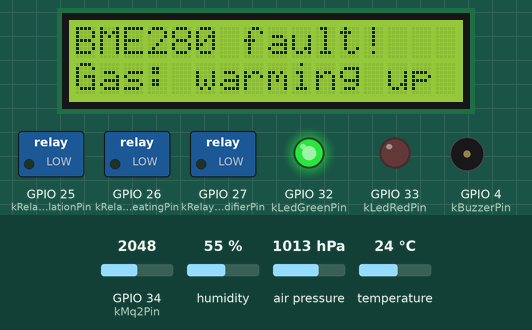
A program run on a simulated ESP32. Parts: 16×2 character LCD, switched loads named in the program (green lamp = pin HIGH), output pins drawn as LEDs (lit = HIGH), buzzer (waves = sounding, pin HIGH). The test bench sets the inputs (shaded band); at power-on: humidity 55 %, temperature 24 °C, GPIO 34 (kMq2Pin) = 2048, air pressure 1013 hPa. WiFi joins after 1.5 s; servers stay silent unless stated; storage starts empty; no MQTT or app messages arrive unless stated; nothing arrives over Bluetooth unless stated.

Above: at 1.2 s.
1.3 s: humidity set to 41 %
5.4 s: humidity set to 38 %
At 8.6 s:
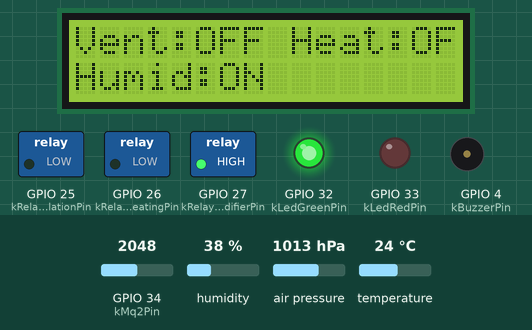
9.5 s: temperature set to 18.3 °C
At 12.9 s:
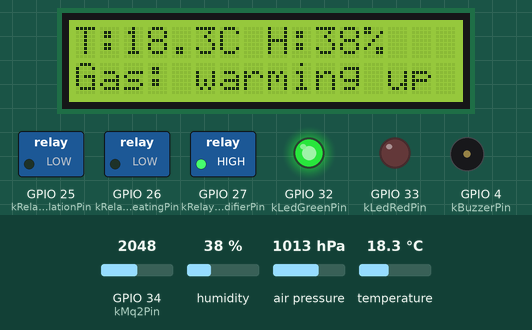
13.6 s: temperature set to 17.2 °C
At 17.1 s:
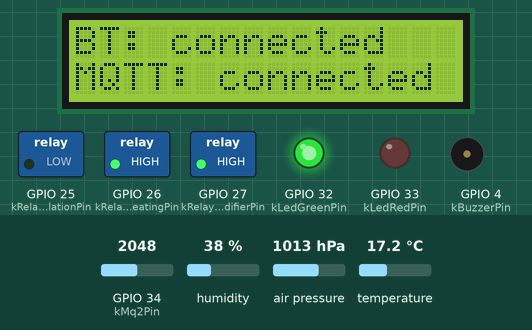
17.6 s: humidity set to 59 %
21.6 s: humidity set to 62 %
At 26.35 s:
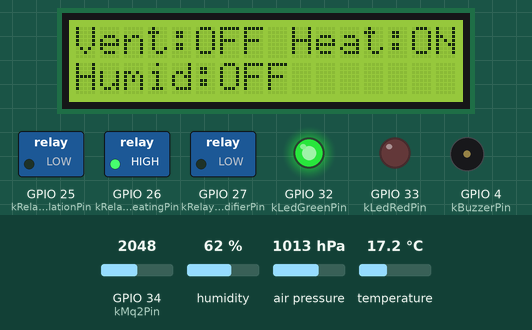
Timing chart, 0 to 26.6 s (numbered marks = the images above; inputs shaded):
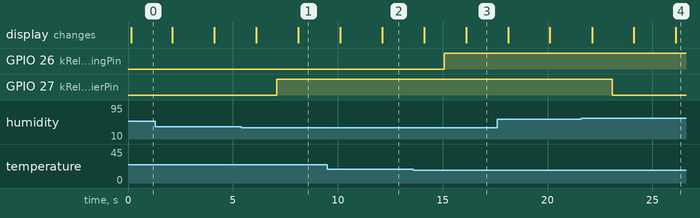

Measured:
- the behaviour switches between 40 and 39 % on humidity (found by bisection; images 0 and 1)
- the behaviour switches between 18 and 17.9 °C on temperature (found by bisection; images 2 and 3)
- the behaviour switches between 60 and 61 % on humidity (found by bisection; images 3 and 4)
- after the input at 5.4 s, GPIO 27 (kRelayHumidifierPin): LOW → HIGH after 1.7 s; the display: first differs from a run without the input after 2.7 s (image 1)
- after the input at 13.6 s, GPIO 26 (kRelayHeatingPin): LOW → HIGH after 1.5 s
- after the input at 21.6 s, GPIO 27 (kRelayHumidifierPin): HIGH → LOW after 1.5 s

The program:

main.cpp
```cpp
// ESP32 air-quality monitoring/control firmware.
// Implements the architecture described in ../docs/thesis.md sections 2.1-2.4:
// FreeRTOS tasks split across both cores (Table 2.9), BME280 + MQ-2 sensing,
// hysteresis-based relay control (Table 2.8), LCD + buzzer indication,
// Bluetooth SPP and MQTT telemetry, and LittleFS event logging.
#include <Arduino.h>

#include "control_logic/ClimateController.h"
#include "Config.h"
#include "SharedState.h"
#include "SensorManager.h"
#include "RelayDriver.h"
#include "AlarmIndicator.h"
#include "DisplayManager.h"
#include "EventLogger.h"
#include "BluetoothTelemetry.h"
#include "MqttTelemetry.h"

SharedState gState;

namespace {

SensorManager gSensors;
RelayDriver gRelays;
AlarmIndicator gAlarmIndicator;
DisplayManager gDisplay;
EventLogger gLogger;
BluetoothTelemetry gBluetooth;
MqttTelemetry gMqtt;
control::ClimateController gController(control::ClimateThresholds{});

bool gAlarmWasActive = false;

void taskSensors(void*) {
    const TickType_t period = pdMS_TO_TICKS(cfg::kSensorPollIntervalMs);
    TickType_t lastWake = xTaskGetTickCount();
    for (;;) {
        const float t = gSensors.readTemperatureC();
        const float h = gSensors.readHumidityPct();
        const float p = gSensors.readPressureHpa();
        const float gas = gSensors.readGasPpm();
        const bool warm = gSensors.warmupComplete();
        const bool bmeOk = gSensors.bme280Ok();

        gState.with([&](SystemSnapshot& s) {
            s.temperatureC = t;
            s.humidityPct = h;
            s.pressureHpa = p;
            s.gasPpm = gas;
            s.warmupComplete = warm;
            s.bme280Ok = bmeOk;
        });

        vTaskDelayUntil(&lastWake, period);
    }
}

void taskControl(void*) {
    const TickType_t period = pdMS_TO_TICKS(cfg::kControlIntervalMs);
    TickType_t lastWake = xTaskGetTickCount();
    for (;;) {
        SystemSnapshot snap = gState.read();

        // Until the MQ-2 warm-up finishes, gas readings are unreliable
        // (thesis 2.4): keep relays driven by temperature/humidity only by
        // feeding a "safe" gas value into the controller during warm-up.
        const float gasForControl = snap.warmupComplete ? snap.gasPpm : 0.0f;

        control::ClimateOutputs out =
            gController.update(snap.temperatureC, snap.humidityPct, gasForControl, millis());

        if (!snap.manualOverrideActive) {
            gRelays.apply(out);
        }
        gAlarmIndicator.setAlarm(out.gasAlarm);

        gState.with([&](SystemSnapshot& s) { s.outputs = out; });

        if (out.gasAlarm && !gAlarmWasActive) {
            gLogger.log(EventLogger::Level::Error, "gas_alarm_triggered");
        } else if (!out.gasAlarm && gAlarmWasActive) {
            gLogger.log(EventLogger::Level::Info, "gas_alarm_cleared");
        }
        gAlarmWasActive = out.gasAlarm;

        vTaskDelayUntil(&lastWake, period);
    }
}

void taskAlarmWatch(void*) {
    // Faster-cadence safety net on top of TaskControl (thesis Table 2.9:
    // "TaskAlarm ... critical priority, checks emergency thresholds, forced
    // control"): reacts within 500 ms instead of waiting for the 1 s control
    // cycle if gas readings spike between control-task iterations.
    const TickType_t period = pdMS_TO_TICKS(cfg::kAlarmTaskIntervalMs);
    TickType_t lastWake = xTaskGetTickCount();
    for (;;) {
        const SystemSnapshot snap = gState.read();
        if (snap.warmupComplete && snap.gasPpm > control::ClimateThresholds{}.gasAlarmPpm) {
            gAlarmIndicator.setAlarm(true);
        }
        vTaskDelayUntil(&lastWake, period);
    }
}

void taskLcd(void*) {
    const TickType_t period = pdMS_TO_TICKS(cfg::kLcdRefreshIntervalMs);
    TickType_t lastWake = xTaskGetTickCount();
    for (;;) {
        const SystemSnapshot snap = gState.read();
        if (snap.outputs.gasAlarm) {
            gDisplay.showFireAlarm();
        } else {
            gDisplay.showNextMode(snap, gBluetooth.connected(), gMqtt.connected());
        }
        vTaskDelayUntil(&lastWake, period);
    }
}

void taskBluetooth(void*) {
    const TickType_t period = pdMS_TO_TICKS(cfg::kBluetoothTelemetryIntervalMs);
    TickType_t lastWake = xTaskGetTickCount();
    for (;;) {
        gBluetooth.sendSnapshot(gState.read());
        vTaskDelayUntil(&lastWake, period);
    }
}

void taskMqtt(void*) {
    const TickType_t period = pdMS_TO_TICKS(cfg::kMqttTelemetryIntervalMs);
    TickType_t lastWake = xTaskGetTickCount();
    for (;;) {
        gMqtt.loop();
        gMqtt.publishSnapshot(gState.read());
        vTaskDelayUntil(&lastWake, period);
    }
}

void taskLogger(void*) {
    const TickType_t period = pdMS_TO_TICKS(cfg::kLogIntervalMs);
    TickType_t lastWake = xTaskGetTickCount();
    for (;;) {
        const SystemSnapshot snap = gState.read();
        char msg[96];
        snprintf(msg, sizeof(msg), "t=%.1f h=%.1f gas=%.0f vent=%d heat=%d hum=%d",
                 snap.temperatureC, snap.humidityPct, snap.gasPpm,
                 snap.outputs.ventilation, snap.outputs.heating, snap.outputs.humidifier);
        gLogger.log(EventLogger::Level::Info, msg);
        vTaskDelayUntil(&lastWake, period);
    }
}

} // namespace

void setup() {
    Serial.begin(115200);

    gAlarmIndicator.begin();
    gRelays.begin();
    if (!gSensors.begin()) {
        Serial.println("WARN: BME280 not responding, continuing in degraded mode");
    }
    gDisplay.begin();
    if (!gLogger.begin()) {
        Serial.println("WARN: LittleFS mount failed, event logging disabled");
    }
    gBluetooth.begin();
    gMqtt.begin();

    // Core 1: sensing and control (thesis Table 2.9 -- highest/critical priority)
    xTaskCreatePinnedToCore(taskAlarmWatch, "TaskAlarm", 4096, nullptr, 6, nullptr, 1);
    xTaskCreatePinnedToCore(taskSensors, "TaskSensors", 4096, nullptr, 5, nullptr, 1);
    xTaskCreatePinnedToCore(taskControl, "TaskControl", 4096, nullptr, 5, nullptr, 1);
    xTaskCreatePinnedToCore(taskLcd, "TaskLCD", 4096, nullptr, 3, nullptr, 1);

    // Core 0: connectivity and logging
    xTaskCreatePinnedToCore(taskLogger, "TaskLogger", 4096, nullptr, 1, nullptr, 0);
    xTaskCreatePinnedToCore(taskBluetooth, "TaskBluetooth", 4096, nullptr, 3, nullptr, 0);
    xTaskCreatePinnedToCore(taskMqtt, "TaskMQTT", 8192, nullptr, 3, nullptr, 0);
}

void loop() {
    // All work happens in the FreeRTOS tasks created in setup().
    vTaskDelay(pdMS_TO_TICKS(1000));
}
```

AlarmIndicator.h
```cpp
#pragma once

#include <Arduino.h>
#include "Config.h"

// Buzzer + status LEDs (thesis section 1.1: buzzer activates and the
// display shows "Fire" on critical gas concentration).
class AlarmIndicator {
public:
    void begin() {
        pinMode(cfg::kBuzzerPin, OUTPUT);
        pinMode(cfg::kLedGreenPin, OUTPUT);
        pinMode(cfg::kLedRedPin, OUTPUT);
        digitalWrite(cfg::kLedGreenPin, HIGH); // power indicator, on whenever the firmware is running
    }

    void setAlarm(bool active) {
        digitalWrite(cfg::kBuzzerPin, active ? HIGH : LOW);
        digitalWrite(cfg::kLedRedPin, active ? HIGH : LOW);
    }
};
```

BluetoothTelemetry.h
```cpp
#pragma once

#include <BluetoothSerial.h>
#include "Config.h"
#include "SharedState.h"

// Bluetooth SPP telemetry (thesis section 2.4): broadcasts a text line every
// 5 s in the format documented in Table 1.1.
class BluetoothTelemetry {
public:
    void begin() { bt_.begin(cfg::kBluetoothDeviceName); }

    bool connected() { return bt_.hasClient(); }

    void sendSnapshot(const SystemSnapshot& s) {
        if (!bt_.hasClient()) return;
        bt_.printf(
            "Gas contamination: %.0f / Temperature: %.1f C / Humidity: %.0f %% / "
            "Relay1(Vent): %s / Relay2(Heat): %s / Relay3(Humid): %s / Alarm: %s\n",
            s.gasPpm, s.temperatureC, s.humidityPct,
            s.outputs.ventilation ? "ON" : "OFF",
            s.outputs.heating ? "ON" : "OFF",
            s.outputs.humidifier ? "ON" : "OFF",
            s.outputs.gasAlarm ? "ON" : "OFF");
    }

private:
    BluetoothSerial bt_;
};
```

DisplayManager.h
```cpp
#pragma once

#include <LiquidCrystal_I2C.h>
#include "Config.h"
#include "SharedState.h"

// Cycles through the three display modes from thesis Table 1.1 / section 1.4:
// 1. sensor readings, 2. relay states, 3. wireless-connection status.
class DisplayManager {
public:
    void begin() {
        lcd_.init();
        lcd_.backlight();
    }

    void showNextMode(const SystemSnapshot& s, bool bluetoothConnected, bool mqttConnected) {
        lcd_.clear();
        switch (mode_) {
            case Mode::Readings: renderReadings(s); break;
            case Mode::RelayStates: renderRelayStates(s); break;
            case Mode::ConnectionStatus: renderConnectionStatus(bluetoothConnected, mqttConnected); break;
        }
        mode_ = static_cast<Mode>((static_cast<int>(mode_) + 1) % 3);
    }

    void showFireAlarm() {
        lcd_.clear();
        lcd_.setCursor(0, 0);
        lcd_.print("** FIRE/GAS  **");
        lcd_.setCursor(0, 1);
        lcd_.print("Ventilating...");
    }

private:
    enum class Mode { Readings, RelayStates, ConnectionStatus };

    void renderReadings(const SystemSnapshot& s) {
        lcd_.setCursor(0, 0);
        if (!s.bme280Ok) {
            lcd_.print("BME280 fault!");
        } else {
            lcd_.print("T:");
            lcd_.print(s.temperatureC, 1);
            lcd_.print("C H:");
            lcd_.print(s.humidityPct, 0);
            lcd_.print("%");
        }
        lcd_.setCursor(0, 1);
        if (!s.warmupComplete) {
            lcd_.print("Gas: warming up");
        } else {
            lcd_.print("Gas:");
            lcd_.print(s.gasPpm, 0);
            lcd_.print("ppm");
        }
    }

    void renderRelayStates(const SystemSnapshot& s) {
        lcd_.setCursor(0, 0);
        lcd_.print("Vent:");
        lcd_.print(s.outputs.ventilation ? "ON " : "OFF");
        lcd_.print(" Heat:");
        lcd_.print(s.outputs.heating ? "ON" : "OFF");
        lcd_.setCursor(0, 1);
        lcd_.print("Humid:");
        lcd_.print(s.outputs.humidifier ? "ON" : "OFF");
    }

    void renderConnectionStatus(bool bluetoothConnected, bool mqttConnected) {
        lcd_.setCursor(0, 0);
        lcd_.print("BT: ");
        lcd_.print(bluetoothConnected ? "connected" : "idle");
        lcd_.setCursor(0, 1);
        lcd_.print("MQTT: ");
        lcd_.print(mqttConnected ? "connected" : "offline");
    }

    LiquidCrystal_I2C lcd_{cfg::kLcdAddress, cfg::kLcdCols, cfg::kLcdRows};
    Mode mode_ = Mode::Readings;
};
```

EventLogger.h
```cpp
#pragma once

#include <LittleFS.h>
#include <Arduino.h>
#include <vector>

// Logs critical events to LittleFS with a timestamp and event code
// (thesis section 3.3). Uses a simple size-capped log file instead of a
// true ring buffer: once the file grows past kMaxBytes, the oldest half of
// the lines is dropped so the file never grows unbounded on flash.
class EventLogger {
public:
    enum class Level { Info, Warn, Error };

    bool begin() {
        ready_ = LittleFS.begin(true);
        return ready_;
    }

    void log(Level level, const char* message) {
        if (!ready_) return;

        File f = LittleFS.open(kLogPath, "a");
        if (!f) return;
        f.printf("%lu,%s,%s\n", millis(), levelTag(level), message);
        f.close();

        if (LittleFS.exists(kLogPath)) {
            File check = LittleFS.open(kLogPath, "r");
            if (check && check.size() > kMaxBytes) {
                check.close();
                trim();
            } else if (check) {
                check.close();
            }
        }
    }

private:
    static constexpr const char* kLogPath = "/events.log";
    static constexpr size_t kMaxBytes = 32768;

    static const char* levelTag(Level level) {
        switch (level) {
            case Level::Info: return "INFO";
            case Level::Warn: return "WARN";
            default: return "ERROR";
        }
    }

    void trim() {
        File f = LittleFS.open(kLogPath, "r");
        if (!f) return;
        std::vector<String> lines;
        while (f.available()) {
            lines.push_back(f.readStringUntil('\n'));
        }
        f.close();

        const size_t keepFrom = lines.size() / 2;
        File out = LittleFS.open(kLogPath, "w");
        if (!out) return;
        for (size_t i = keepFrom; i < lines.size(); ++i) {
            if (lines[i].length() == 0) continue;
            out.print(lines[i]);
            out.print('\n');
        }
        out.close();
    }

    bool ready_ = false;
};
```

MqttTelemetry.h
```cpp
#pragma once

#include <WiFi.h>
#include <PubSubClient.h>
#include "Config.h"
#include "SharedState.h"

// MQTT/Wi-Fi telemetry for Home Assistant integration (thesis section 2.4):
// publishes each parameter to its own topic under home/airmonitor/*.
class MqttTelemetry {
public:
    void begin() {
        WiFi.begin(cfg::kWifiSsid, cfg::kWifiPassword);
        mqtt_.setClient(wifiClient_);
        mqtt_.setServer(cfg::kMqttBroker, cfg::kMqttPort);
    }

    bool connected() { return mqtt_.connected(); }

    void loop() {
        if (WiFi.status() != WL_CONNECTED) return;
        if (!mqtt_.connected()) {
            mqtt_.connect(cfg::kMqttClientId);
        }
        mqtt_.loop();
    }

    void publishSnapshot(const SystemSnapshot& s) {
        if (!mqtt_.connected()) return;
        publishFloat("home/airmonitor/temperature", s.temperatureC);
        publishFloat("home/airmonitor/humidity", s.humidityPct);
        publishFloat("home/airmonitor/pressure", s.pressureHpa);
        publishFloat("home/airmonitor/gas_ppm", s.gasPpm);
        mqtt_.publish("home/airmonitor/relay/ventilation", s.outputs.ventilation ? "ON" : "OFF");
        mqtt_.publish("home/airmonitor/relay/heating", s.outputs.heating ? "ON" : "OFF");
        mqtt_.publish("home/airmonitor/relay/humidifier", s.outputs.humidifier ? "ON" : "OFF");
        mqtt_.publish("home/airmonitor/alarm", s.outputs.gasAlarm ? "ON" : "OFF");
    }

private:
    void publishFloat(const char* topic, float value) {
        if (isnan(value)) return;
        char buf[16];
        snprintf(buf, sizeof(buf), "%.1f", value);
        mqtt_.publish(topic, buf);
    }

    WiFiClient wifiClient_;
    PubSubClient mqtt_;
};
```

SensorManager.h
```cpp
#pragma once

#include <Adafruit_BME280.h>
#include "control_logic/WarmupTimer.h"
#include "Config.h"

// Owns the BME280 driver and the MQ-2 analog read + warm-up timer
// (thesis sections 2.1, 2.3, 2.4). Pure sensor I/O only -- the actual
// on/off decisions live in control::ClimateController.
class SensorManager {
public:
    bool begin() {
        Wire.begin(cfg::kI2cSda, cfg::kI2cScl);
        bme280Ok_ = bme_.begin(cfg::kBme280Address);
        warmup_.start(millis());
        return bme280Ok_;
    }

    bool bme280Ok() const { return bme280Ok_; }

    float readTemperatureC() { return bme280Ok_ ? bme_.readTemperature() : NAN; }
    float readHumidityPct() { return bme280Ok_ ? bme_.readHumidity() : NAN; }
    float readPressureHpa() { return bme280Ok_ ? bme_.readPressure() / 100.0f : NAN; }

    // Raw 0-4095 ADC reading converted to an approximate ppm value. The MQ-2
    // is not a calibrated instrument (thesis section 2.2: "+-20-30% after
    // calibration") -- this linear mapping is a placeholder; replace with a
    // calibration curve fitted against a known reference gas if precision
    // matters for your deployment.
    float readGasPpm() {
        const int raw = analogRead(cfg::kMq2Pin);
        constexpr float kMaxPpm = 10000.0f;
        constexpr float kAdcMax = 4095.0f;
        return (raw / kAdcMax) * kMaxPpm;
    }

    bool warmupComplete() const { return warmup_.isComplete(millis()); }

private:
    Adafruit_BME280 bme_;
    bool bme280Ok_ = false;
    control::WarmupTimer warmup_{cfg::kMq2WarmupMs};
};
```

SharedState.h
```cpp
#pragma once

#include <Arduino.h>
#include "control_logic/ClimateController.h"

// Snapshot of the latest sensor readings and control outputs, shared between
// the Core 1 sensing/control tasks and the Core 0 telemetry/logging tasks
// (thesis section 2.4, "exchange between tasks ... via FreeRTOS queues
// protected by mutexes"). Access only through SharedState::with().
struct SystemSnapshot {
    float temperatureC = NAN;
    float humidityPct = NAN;
    float pressureHpa = NAN;
    float gasPpm = NAN;
    bool bme280Ok = false;
    bool warmupComplete = false;

    control::ClimateOutputs outputs;

    bool manualOverrideActive = false;
};

class SharedState {
public:
    SharedState() { mutex_ = xSemaphoreCreateMutex(); }

    template <typename Fn>
    void with(Fn&& fn) {
        xSemaphoreTake(mutex_, portMAX_DELAY);
        fn(snapshot_);
        xSemaphoreGive(mutex_);
    }

    SystemSnapshot read() {
        SystemSnapshot copy;
        xSemaphoreTake(mutex_, portMAX_DELAY);
        copy = snapshot_;
        xSemaphoreGive(mutex_);
        return copy;
    }

private:
    SystemSnapshot snapshot_;
    SemaphoreHandle_t mutex_;
};

// One process-wide instance, defined in main.cpp.
extern SharedState gState;
```

RelayDriver.h
```cpp
#pragma once

#include <Arduino.h>
#include "control_logic/ClimateController.h"
#include "Config.h"

// Drives the three opto-isolated relay channels from a ClimateOutputs
// decision (hardware/diagrams.drawio, sheet 3 -- electrical schematic).
class RelayDriver {
public:
    void begin() {
        pinMode(cfg::kRelayVentilationPin, OUTPUT);
        pinMode(cfg::kRelayHeatingPin, OUTPUT);
        pinMode(cfg::kRelayHumidifierPin, OUTPUT);
        apply({});
    }

    void apply(const control::ClimateOutputs& outputs) {
        digitalWrite(cfg::kRelayVentilationPin, outputs.ventilation ? HIGH : LOW);
        digitalWrite(cfg::kRelayHeatingPin, outputs.heating ? HIGH : LOW);
        digitalWrite(cfg::kRelayHumidifierPin, outputs.humidifier ? HIGH : LOW);
    }
};
```

Source omitted: Config.h (1783 bytes)
